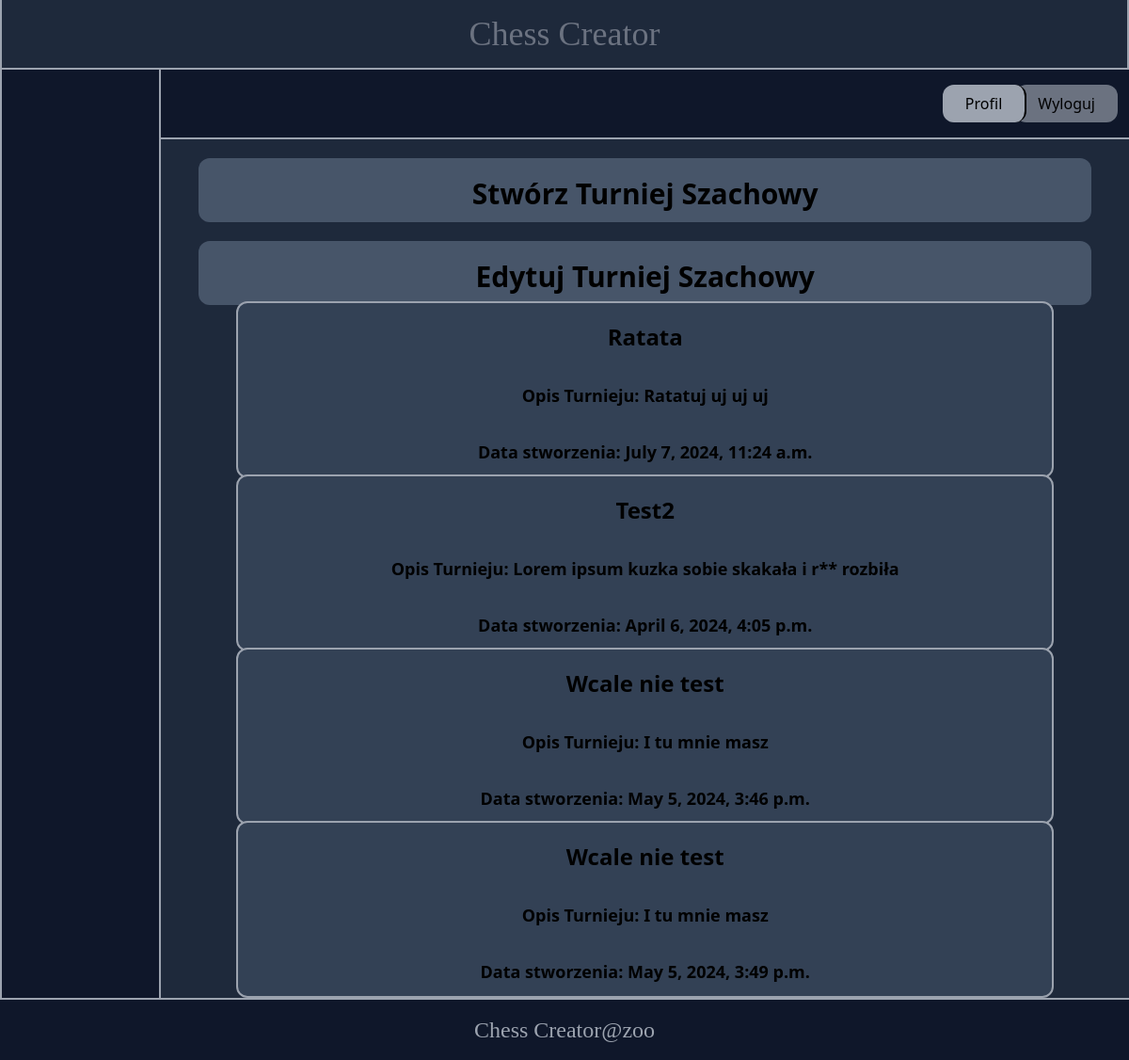
Page /manage/ (signed in) on the committed database.
### chesstour/models.py (models this page shows, shortened)
class Chess_Tournament(models.Model):
    name = models.CharField(max_length=50)
    created_at = models.DateTimeField(auto_now_add=True)
    description = models.TextField()
    rounds = models.IntegerField(default=0)
    created_by=models.ForeignKey(User, on_delete=models.CASCADE,default=1)
    class Meta:
        ordering = ('name',)

### core/views.py (the view)
# urls.py: path('manage/', views.manage, name='manage'),
def manage(request):
    if request.user.is_authenticated:
        users_tournaments = Chess_Tournament.objects.filter(created_by=request.user)
        return render(request, 'core/manage.html', {'tournaments': users_tournaments})
    else:
        return redirect('core:login')

### core/templates/core/manage.html (shortened to what this page needs)
{% extends 'core/base.html' %}
{% block content %}
    <div>
    <a href="{% url 'chesstour:create_new' %}" class="flex mx-10 my-5  rounded-xl justify-center bg-slate-600 flex-col items-center hover:bg-slate-700">
        <h1 class="text-3xl font-bold my-3 mt-5">Stwórz Turniej Szachowy</h1>
    </a>
    </div>
    {% if tournaments != 0 %}
        <div>
            <div class="flex mx-10 mt-5  rounded-xl justify-center bg-slate-600 flex-col items-center">
                <h1 class="text-3xl font-bold my-3 mt-5">Edytuj Turniej Szachowy</h1>
            </div>
            <div class="flex flex-col justify-center">
                {% for tournament in tournaments %}
                    <a href="{% url 'chesstour:edit' tournament.id %}" class="flex mx-20 -mt-1  rounded-xl justify-center bg-slate-700 flex-col items-center border-2 border-gray-400 hover:bg-gray-800">
                        <h1 class="text-2xl font-bold my-3 mt-5">{{ tournament.name|capfirst }}</h1>
                        <h1 class="text-lg font-bold my-3 mt-5 ">Opis Turnieju: {{ tournament.description|capfirst }}</h1>
                        <h1 class="text-lg font-bold my-3 mt-5">Data stworzenia: {{ tournament.created_at}}</h1>
                    </a>
                {% endfor %}
            </div>
        </div>
    {% endif %}
{% endblock %}

### rows in the picture
Chess_Tournament: name "Ratata", description "Ratatuj uj uj uj", created_at "July 7, 2024, 11:24 a.m."
Chess_Tournament: name "Test2", description "Lorem ipsum kuzka sobie skakała i r** rozbiła", created_at "April 6, 2024, 4:05 p.m."
Chess_Tournament: name "Wcale nie test", description "I tu mnie masz", created_at "May 5, 2024, 3:46 p.m."
Chess_Tournament: name "Wcale nie test", description "I tu mnie masz", created_at "May 5, 2024, 3:49 p.m."
